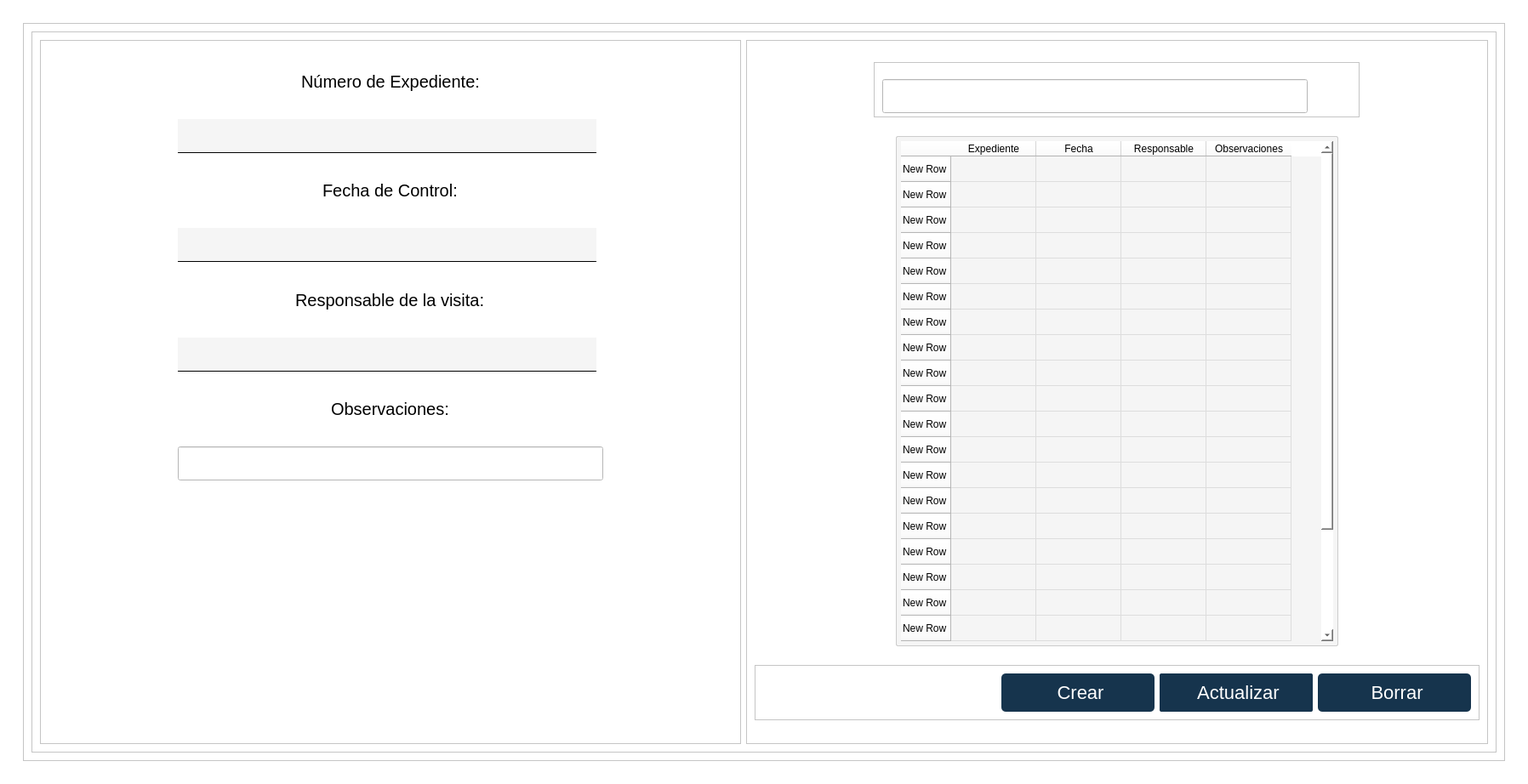
<?xml version="1.0" encoding="UTF-8"?>
<ui version="4.0">
 <class>MainWindow</class>
 <widget class="QMainWindow" name="MainWindow">
  <property name="geometry">
   <rect>
    <x>0</x>
    <y>0</y>
    <width>1796</width>
    <height>922</height>
   </rect>
  </property>
  <property name="windowTitle">
   <string>MainWindow</string>
  </property>
  <property name="styleSheet">
   <string notr="true">background-color: rgb(255, 255, 255);</string>
  </property>
  <widget class="QWidget" name="centralwidget">
   <property name="sizePolicy">
    <sizepolicy hsizetype="Fixed" vsizetype="Fixed">
     <horstretch>0</horstretch>
     <verstretch>0</verstretch>
    </sizepolicy>
   </property>
   <layout class="QGridLayout" name="gridLayout_2">
    <item row="0" column="0">
     <widget class="QWidget" name="gridWidget" native="true">
      <property name="styleSheet">
       <string notr="true"/>
      </property>
      <layout class="QGridLayout" name="gridLayout">
       <item row="0" column="0">
        <widget class="QWidget" name="widget" native="true">
         <property name="styleSheet">
          <string notr="true">
background-color: rgb(255, 255, 255);</string>
         </property>
         <layout class="QVBoxLayout" name="verticalLayout">
          <item>
           <widget class="QFrame" name="frame">
            <property name="frameShape">
             <enum>QFrame::StyledPanel</enum>
            </property>
            <property name="frameShadow">
             <enum>QFrame::Raised</enum>
            </property>
            <layout class="QVBoxLayout" name="verticalLayout_2">
             <item>
              <widget class="QFrame" name="frame_2">
               <property name="styleSheet">
                <string notr="true">background-color: rgb(255, 255, 255);</string>
               </property>
               <property name="frameShape">
                <enum>QFrame::StyledPanel</enum>
               </property>
               <property name="frameShadow">
                <enum>QFrame::Raised</enum>
               </property>
               <layout class="QHBoxLayout" name="horizontalLayout_3">
                <item>
                 <widget class="QFrame" name="frame_6">
                  <property name="styleSheet">
                   <string notr="true"/>
                  </property>
                  <property name="frameShape">
                   <enum>QFrame::StyledPanel</enum>
                  </property>
                  <property name="frameShadow">
                   <enum>QFrame::Raised</enum>
                  </property>
                  <layout class="QVBoxLayout" name="verticalLayout_3">
                   <item alignment="Qt::AlignHCenter">
                    <widget class="QLabel" name="label">
                     <property name="styleSheet">
                      <string notr="true">border:none;
font:20px;</string>
                     </property>
                     <property name="text">
                      <string>Número de Expediente:</string>
                     </property>
                    </widget>
                   </item>
                   <item alignment="Qt::AlignHCenter">
                    <widget class="QLineEdit" name="lineEdit_2">
                     <property name="sizePolicy">
                      <sizepolicy hsizetype="Fixed" vsizetype="Fixed">
                       <horstretch>0</horstretch>
                       <verstretch>0</verstretch>
                      </sizepolicy>
                     </property>
                     <property name="minimumSize">
                      <size>
                       <width>500</width>
                       <height>40</height>
                      </size>
                     </property>
                     <property name="styleSheet">
                      <string notr="true">QLineEdit {
    background-color: #f5f5f5; /* Fondo gris claro */
    border: none; /* Sin bordes generales */
    border-bottom: 1px solid #000000; /* Solo borde inferior */
    border-radius: 0px; /* Sin bordes redondeados */
    padding: 5px; /* Espaciado interno */
    font-size: 20px; /* Tamaño de fuente */
    margin-right: 8px; /* Margen derecho */
    text-align: center; /* Iniciar centrado */
}

/* Cambia el estilo cuando el cursor pasa por encima */
QLineEdit:hover {
    border-bottom: 2px solid #16344D; /* Resalta el borde inferior */
}

/* Cambia el estilo cuando está enfocado */
QLineEdit:focus {
    border-bottom: 2px solid #16344D;
    background-color: #e0e0e0; /* Fondo más claro */
    box-shadow: 0 0 5px rgba(0, 0, 0, 0.3); /* Efecto de sombra */
}
</string>
                     </property>
                    </widget>
                   </item>
                   <item alignment="Qt::AlignHCenter">
                    <widget class="QLabel" name="label_2">
                     <property name="styleSheet">
                      <string notr="true">border:none;
font:20px;</string>
                     </property>
                     <property name="text">
                      <string>Fecha de Control:</string>
                     </property>
                    </widget>
                   </item>
                   <item alignment="Qt::AlignHCenter">
                    <widget class="QLineEdit" name="lineEdit_3">
                     <property name="minimumSize">
                      <size>
                       <width>500</width>
                       <height>40</height>
                      </size>
                     </property>
                     <property name="styleSheet">
                      <string notr="true">QLineEdit {
    background-color: #f5f5f5; /* Fondo gris claro */
    border: none; /* Sin bordes generales */
    border-bottom: 1px solid #000000; /* Solo borde inferior */
    border-radius: 0px; /* Sin bordes redondeados */
    padding: 5px; /* Espaciado interno */
    font-size: 20px; /* Tamaño de fuente */
    margin-right: 8px; /* Margen derecho */
    text-align: center; /* Iniciar centrado */
}

/* Cambia el estilo cuando el cursor pasa por encima */
QLineEdit:hover {
    border-bottom: 2px solid #16344D; /* Resalta el borde inferior */
}

/* Cambia el estilo cuando está enfocado */
QLineEdit:focus {
    border-bottom: 2px solid #16344D;
    background-color: #e0e0e0; /* Fondo más claro */
    box-shadow: 0 0 5px rgba(0, 0, 0, 0.3); /* Efecto de sombra */
}
</string>
                     </property>
                     <property name="text">
                      <string/>
                     </property>
                    </widget>
                   </item>
                   <item alignment="Qt::AlignHCenter">
                    <widget class="QLabel" name="label_3">
                     <property name="styleSheet">
                      <string notr="true">border:none;
font:20px;</string>
                     </property>
                     <property name="text">
                      <string>Responsable de la visita:</string>
                     </property>
                    </widget>
                   </item>
                   <item alignment="Qt::AlignHCenter">
                    <widget class="QLineEdit" name="lineEdit_4">
                     <property name="sizePolicy">
                      <sizepolicy hsizetype="Fixed" vsizetype="Fixed">
                       <horstretch>0</horstretch>
                       <verstretch>0</verstretch>
                      </sizepolicy>
                     </property>
                     <property name="minimumSize">
                      <size>
                       <width>500</width>
                       <height>40</height>
                      </size>
                     </property>
                     <property name="styleSheet">
                      <string notr="true">QLineEdit {
    background-color: #f5f5f5; /* Fondo gris claro */
    border: none; /* Sin bordes generales */
    border-bottom: 1px solid #000000; /* Solo borde inferior */
    border-radius: 0px; /* Sin bordes redondeados */
    padding: 5px; /* Espaciado interno */
    font-size: 20px; /* Tamaño de fuente */
    margin-right: 8px; /* Margen derecho */
    text-align: center; /* Iniciar centrado */
}

/* Cambia el estilo cuando el cursor pasa por encima */
QLineEdit:hover {
    border-bottom: 2px solid #16344D; /* Resalta el borde inferior */
}

/* Cambia el estilo cuando está enfocado */
QLineEdit:focus {
    border-bottom: 2px solid #16344D;
    background-color: #e0e0e0; /* Fondo más claro */
    box-shadow: 0 0 5px rgba(0, 0, 0, 0.3); /* Efecto de sombra */
}
</string>
                     </property>
                    </widget>
                   </item>
                   <item alignment="Qt::AlignHCenter">
                    <widget class="QLabel" name="label_4">
                     <property name="styleSheet">
                      <string notr="true">border:none;
font:20px;</string>
                     </property>
                     <property name="text">
                      <string>Observaciones:</string>
                     </property>
                    </widget>
                   </item>
                   <item alignment="Qt::AlignHCenter">
                    <widget class="QLineEdit" name="lineEdit_5">
                     <property name="minimumSize">
                      <size>
                       <width>500</width>
                       <height>40</height>
                      </size>
                     </property>
                     <property name="styleSheet">
                      <string notr="true">QLineEdit {

    background-color: #f5f5f5; /* Gris más claro cuando se escribe */
    border: none; /* Sin bordes generales */
    border-bottom: 1px solid #000000; /* Solo borde inferior inicial */
    border-radius: 0px; /* Sin bordes redondeados */
    padding: 5px; /* Espaciado interno */
    font: 20px;
QLineEdit {

    background-color: #f5f5f5; /* Gris más claro cuando se escribe */
    border: none; /* Sin bordes generales */
    border-bottom: 1px solid #000000; /* Solo borde inferior inicial */
    border-radius: 0px; /* Sin bordes redondeados */
    padding: 5px; /* Espaciado interno */
    font: 10px;

	margin-right: 8px; /* Margen a la derecha de 10px */
}

/* Al pasar el mouse, se agregan los bordes izquierdo y derecho */
QLineEdit:hover {
    border-bottom: 2px solid #16344D; /* Mantiene el borde inferior */
}

/* Al hacer clic (foco), se mantiene igual que el hover */
QLineEdit:focus {
    border-bottom: 2px solid #16344D;
    background-color: #e0e0e0; /* Gris más claro cuando se escribe */
    box-shadow: 0 0 5px rgba(0, 0, 0, 0.3); /* Sombra opcional al activar */
}

}

/* Al pasar el mouse, se agregan los bordes izquierdo y derecho */
QLineEdit:hover {
    border-bottom: 2px solid #16344D; /* Mantiene el borde inferior */
}

/* Al hacer clic (foco), se mantiene igual que el hover */
QLineEdit:focus {
    border-bottom: 2px solid #16344D;
    background-color: #e0e0e0; /* Gris más claro cuando se escribe */
    box-shadow: 0 0 5px rgba(0, 0, 0, 0.3); /* Sombra opcional al activar */
}
</string>
                     </property>
                    </widget>
                   </item>
                   <item>
                    <spacer name="verticalSpacer">
                     <property name="orientation">
                      <enum>Qt::Vertical</enum>
                     </property>
                     <property name="sizeType">
                      <enum>QSizePolicy::Fixed</enum>
                     </property>
                     <property name="sizeHint" stdset="0">
                      <size>
                       <width>20</width>
                       <height>300</height>
                      </size>
                     </property>
                    </spacer>
                   </item>
                  </layout>
                 </widget>
                </item>
                <item>
                 <widget class="QFrame" name="frame_5">
                  <property name="minimumSize">
                   <size>
                    <width>500</width>
                    <height>0</height>
                   </size>
                  </property>
                  <property name="styleSheet">
                   <string notr="true"/>
                  </property>
                  <property name="frameShape">
                   <enum>QFrame::StyledPanel</enum>
                  </property>
                  <property name="frameShadow">
                   <enum>QFrame::Raised</enum>
                  </property>
                  <layout class="QGridLayout" name="gridLayout_3">
                   <item row="0" column="0" alignment="Qt::AlignHCenter">
                    <widget class="QFrame" name="frame_3">
                     <property name="sizePolicy">
                      <sizepolicy hsizetype="Preferred" vsizetype="Fixed">
                       <horstretch>0</horstretch>
                       <verstretch>0</verstretch>
                      </sizepolicy>
                     </property>
                     <property name="minimumSize">
                      <size>
                       <width>250</width>
                       <height>50</height>
                      </size>
                     </property>
                     <property name="styleSheet">
                      <string notr="true">background-color: rgb(255, 255, 255);</string>
                     </property>
                     <property name="frameShape">
                      <enum>QFrame::StyledPanel</enum>
                     </property>
                     <property name="frameShadow">
                      <enum>QFrame::Raised</enum>
                     </property>
                     <layout class="QHBoxLayout" name="horizontalLayout_2">
                      <item>
                       <widget class="QLineEdit" name="lineEdit">
                        <property name="sizePolicy">
                         <sizepolicy hsizetype="Fixed" vsizetype="Fixed">
                          <horstretch>0</horstretch>
                          <verstretch>0</verstretch>
                         </sizepolicy>
                        </property>
                        <property name="minimumSize">
                         <size>
                          <width>500</width>
                          <height>40</height>
                         </size>
                        </property>
                        <property name="maximumSize">
                         <size>
                          <width>300</width>
                          <height>25</height>
                         </size>
                        </property>
                        <property name="styleSheet">
                         <string notr="true">QLineEdit {

    background-color: #f5f5f5; /* Gris más claro cuando se escribe */
    border: none; /* Sin bordes generales */
    border-bottom: 1px solid #000000; /* Solo borde inferior inicial */
    border-radius: 4px; /* Sin bordes redondeados */
    padding: 5px; /* Espaciado interno */
    font: 18px;
QLineEdit {

    background-color: #f5f5f5; /* Gris más claro cuando se escribe */
    border: none; /* Sin bordes generales */
    border-bottom: 1px solid #000000; /* Solo borde inferior inicial */
    border-radius: 0px; /* Sin bordes redondeados */
    padding: 5px; /* Espaciado interno */
    font: 10px;

	margin-right: 8px; /* Margen a la derecha de 10px */
}

/* Al pasar el mouse, se agregan los bordes izquierdo y derecho */
QLineEdit:hover {
    border-bottom: 2px solid #16344D; /* Mantiene el borde inferior */
}

/* Al hacer clic (foco), se mantiene igual que el hover */
QLineEdit:focus {
    border-bottom: 2px solid #16344D;
    background-color: #e0e0e0; /* Gris más claro cuando se escribe */
    box-shadow: 0 0 5px rgba(0, 0, 0, 0.3); /* Sombra opcional al activar */
}

}

/* Al pasar el mouse, se agregan los bordes izquierdo y derecho */
QLineEdit:hover {
    border-bottom: 2px solid #16344D; /* Mantiene el borde inferior */
}

/* Al hacer clic (foco), se mantiene igual que el hover */
QLineEdit:focus {
    border-bottom: 2px solid #16344D;
    background-color: #e0e0e0; /* Gris más claro cuando se escribe */
    box-shadow: 0 0 5px rgba(0, 0, 0, 0.3); /* Sombra opcional al activar */
}
</string>
                        </property>
                       </widget>
                      </item>
                      <item>
                       <widget class="QToolButton" name="toolButton_2">
                        <property name="minimumSize">
                         <size>
                          <width>45</width>
                          <height>45</height>
                         </size>
                        </property>
                        <property name="maximumSize">
                         <size>
                          <width>30</width>
                          <height>30</height>
                         </size>
                        </property>
                        <property name="styleSheet">
                         <string notr="true">border:none;</string>
                        </property>
                        <property name="text">
                         <string/>
                        </property>
                        <property name="icon">
                         <iconset>
                          <normaloff>../../assets/iconos/people.png</normaloff>../../assets/iconos/people.png</iconset>
                        </property>
                        <property name="iconSize">
                         <size>
                          <width>32</width>
                          <height>32</height>
                         </size>
                        </property>
                        <property name="toolButtonStyle">
                         <enum>Qt::ToolButtonTextBesideIcon</enum>
                        </property>
                       </widget>
                      </item>
                     </layout>
                    </widget>
                   </item>
                   <item row="2" column="0">
                    <widget class="QFrame" name="frame_4">
                     <property name="sizePolicy">
                      <sizepolicy hsizetype="Preferred" vsizetype="Fixed">
                       <horstretch>0</horstretch>
                       <verstretch>0</verstretch>
                      </sizepolicy>
                     </property>
                     <property name="minimumSize">
                      <size>
                       <width>0</width>
                       <height>50</height>
                      </size>
                     </property>
                     <property name="frameShape">
                      <enum>QFrame::StyledPanel</enum>
                     </property>
                     <property name="frameShadow">
                      <enum>QFrame::Raised</enum>
                     </property>
                     <layout class="QHBoxLayout" name="horizontalLayout">
                      <item>
                       <spacer name="horizontalSpacer">
                        <property name="orientation">
                         <enum>Qt::Horizontal</enum>
                        </property>
                        <property name="sizeType">
                         <enum>QSizePolicy::Fixed</enum>
                        </property>
                        <property name="sizeHint" stdset="0">
                         <size>
                          <width>280</width>
                          <height>20</height>
                         </size>
                        </property>
                       </spacer>
                      </item>
                      <item alignment="Qt::AlignRight">
                       <widget class="QPushButton" name="pushButton_3">
                        <property name="sizePolicy">
                         <sizepolicy hsizetype="Fixed" vsizetype="Fixed">
                          <horstretch>0</horstretch>
                          <verstretch>0</verstretch>
                         </sizepolicy>
                        </property>
                        <property name="minimumSize">
                         <size>
                          <width>180</width>
                          <height>45</height>
                         </size>
                        </property>
                        <property name="cursor">
                         <cursorShape>PointingHandCursor</cursorShape>
                        </property>
                        <property name="styleSheet">
                         <string notr="true">QPushButton {
    background-color: #16344D; /* Color de fondo */
    border-radius: 5px; /* Bordes redondeados */
    color: white; /* Color del texto */
    padding: 5px 10px; /* Espaciado interno */
    border: none; /* Elimina el borde predeterminado */
    font-size: 22px; /* Tamaño de fuente */
    text-align: center; /* Alinea el texto a la izquierda */
}

QPushButton:hover {
    background-color: #4C6D8C; /* Color de fondo al pasar el mouse */
    box-shadow: 0 0 10px rgba(0, 0, 0, 0.5); /* Sombra al pasar el mouse */
    transform: scale(1.02); /* Ligero aumento al pasar el mouse */
    transition: all 0.3s ease-in-out; /* Transición suave */
}

QPushButton::icon {
    padding-right: 5px; /* Espaciado entre el icono y el texto */
}
</string>
                        </property>
                        <property name="text">
                         <string> Crear</string>
                        </property>
                        <property name="icon">
                         <iconset>
                          <normaloff>../../assets/iconos/anadir.png</normaloff>../../assets/iconos/anadir.png</iconset>
                        </property>
                        <property name="iconSize">
                         <size>
                          <width>24</width>
                          <height>24</height>
                         </size>
                        </property>
                       </widget>
                      </item>
                      <item alignment="Qt::AlignRight">
                       <widget class="QPushButton" name="pushButton_2">
                        <property name="sizePolicy">
                         <sizepolicy hsizetype="Fixed" vsizetype="Fixed">
                          <horstretch>0</horstretch>
                          <verstretch>0</verstretch>
                         </sizepolicy>
                        </property>
                        <property name="minimumSize">
                         <size>
                          <width>180</width>
                          <height>45</height>
                         </size>
                        </property>
                        <property name="cursor">
                         <cursorShape>PointingHandCursor</cursorShape>
                        </property>
                        <property name="styleSheet">
                         <string notr="true">QPushButton {
    background-color: #16344D; /* Color de fondo */
    border-radius: 2px; /* Bordes redondeados */
    color: white; /* Color del texto */
    padding: 5px 10px; /* Espaciado interno */
    border: none; /* Elimina el borde predeterminado */
    font-size: 22px; /* Tamaño de fuente */
    text-align: Center; /* Alinea el texto a la izquierda */
}

QPushButton:hover {
    background-color: #525C5E; /* Color de fondo al pasar el mouse */
    box-shadow: 0 0 10px rgba(0, 0, 0, 0.5); /* Sombra al pasar el mouse */
    transform: scale(1.02); /* Ligero aumento al pasar el mouse */
    transition: all 0.3s ease-in-out; /* Transición suave */
}

QPushButton::icon {
    padding-right: 5px; /* Espaciado entre el icono y el texto */
}
</string>
                        </property>
                        <property name="text">
                         <string> Actualizar</string>
                        </property>
                        <property name="icon">
                         <iconset>
                          <normaloff>../../assets/iconos/actualizar-flecha.png</normaloff>../../assets/iconos/actualizar-flecha.png</iconset>
                        </property>
                        <property name="iconSize">
                         <size>
                          <width>24</width>
                          <height>24</height>
                         </size>
                        </property>
                       </widget>
                      </item>
                      <item alignment="Qt::AlignRight">
                       <widget class="QPushButton" name="pushButton">
                        <property name="sizePolicy">
                         <sizepolicy hsizetype="Fixed" vsizetype="Fixed">
                          <horstretch>0</horstretch>
                          <verstretch>0</verstretch>
                         </sizepolicy>
                        </property>
                        <property name="minimumSize">
                         <size>
                          <width>180</width>
                          <height>45</height>
                         </size>
                        </property>
                        <property name="cursor">
                         <cursorShape>PointingHandCursor</cursorShape>
                        </property>
                        <property name="styleSheet">
                         <string notr="true">QPushButton {
    background-color: #16344D; /* Color de fondo */
    border-radius: 5px; /* Bordes redondeados */
    color: white; /* Color del texto */
    padding: 5px 10px; /* Espaciado interno */
    border: none; /* Elimina el borde predeterminado */
    font-size: 22px; /* Tamaño de fuente */
    text-align: center; /* Alinea el texto a la izquierda */
}

QPushButton:hover {
    background-color: #C2185B ; /* Color de fondo al pasar el mouse */
    box-shadow: 0 0 10px rgba(0, 0, 0, 0.5); /* Sombra al pasar el mouse */
    transform: scale(1.02); /* Ligero aumento al pasar el mouse */
    transition: all 0.3s ease-in-out; /* Transición suave */
}

QPushButton::icon {
    padding-right: 5px; /* Espaciado entre el icono y el texto */
}
</string>
                        </property>
                        <property name="text">
                         <string> Borrar</string>
                        </property>
                        <property name="icon">
                         <iconset>
                          <normaloff>../../assets/iconos/borrar.png</normaloff>../../assets/iconos/borrar.png</iconset>
                        </property>
                        <property name="iconSize">
                         <size>
                          <width>28</width>
                          <height>28</height>
                         </size>
                        </property>
                       </widget>
                      </item>
                     </layout>
                    </widget>
                   </item>
                   <item row="1" column="0" alignment="Qt::AlignHCenter">
                    <widget class="QTableWidget" name="tableWidget">
                     <property name="sizePolicy">
                      <sizepolicy hsizetype="Fixed" vsizetype="Fixed">
                       <horstretch>0</horstretch>
                       <verstretch>0</verstretch>
                      </sizepolicy>
                     </property>
                     <property name="minimumSize">
                      <size>
                       <width>520</width>
                       <height>600</height>
                      </size>
                     </property>
                     <property name="styleSheet">
                      <string notr="true">QTableWidget {
    background-color: #f5f5f5; /* Fondo gris claro */
    border: 1px solid #CCCCCC; /* Borde suave */
    border-radius: 2px; /* Bordes redondeados */
    font-size: 18px; /* Tamaño de fuente */
    padding: 5px; /* Espaciado interno */
    gridline-color: #DDDDDD; /* Color de las líneas de la cuadrícula */
}

QTableWidget::item {
    padding: 5px; /* Espaciado de las celdas */
    border-radius: 2px; /* Bordes redondeados en las celdas */
}

QTableWidget::item:hover {
    background-color: #f0f0f0; /* Fondo claro al pasar el mouse */
    color: #16344D; /* Texto azul al pasar el mouse */
}

/* Barra de desplazamiento vertical y horizontal */
QScrollBar:vertical, QScrollBar:horizontal {
	
    border-radius: 15px; /* Bordes redondeados */
    background-color: #f5f5f5; /* Fondo gris claro */
    width: 7px; /* Ancho de la barra vertical */
    height: 7px; /* Alto de la barra horizontal */
}

/* Manejador de la barra de desplazamiento (el &quot;handle&quot;) */
QScrollBar::handle:vertical, QScrollBar::handle:horizontal {
    background-color: #16344D; /* Barra de desplazamiento en azul */
    border-radius: 15px; /* Bordes redondeados */
    min-height: 10px; /* Tamaño mínimo de la barra de desplazamiento vertical */
    min-width: 10px; /* Tamaño mínimo de la barra de desplazamiento horizontal */
}

/* Efecto cuando el mouse pasa por encima del manejador */
QScrollBar::handle:vertical:hover, QScrollBar::handle:horizontal:hover {
    background-color: #1A4567; /* Fondo más oscuro al pasar el mouse */
}

/* Líneas de los botones de desplazamiento (arriba/abajo o izquierda/derecha) */
QScrollBar::add-line:vertical, QScrollBar::sub-line:vertical,
QScrollBar::add-line:horizontal, QScrollBar::sub-line:horizontal {
    background: none; /* Quitar los botones de desplazamiento */
}

/* Flechas de los botones de desplazamiento */
QScrollBar::up-arrow:vertical, QScrollBar::down-arrow:vertical,
QScrollBar::left-arrow:horizontal, QScrollBar::right-arrow:horizontal {
    background: none; /* Quitar las flechas */
}
</string>
                     </property>
                     <row>
                      <property name="text">
                       <string>New Row</string>
                      </property>
                     </row>
                     <row>
                      <property name="text">
                       <string>New Row</string>
                      </property>
                     </row>
                     <row>
                      <property name="text">
                       <string>New Row</string>
                      </property>
                     </row>
                     <row>
                      <property name="text">
                       <string>New Row</string>
                      </property>
                     </row>
                     <row>
                      <property name="text">
                       <string>New Row</string>
                      </property>
                     </row>
                     <row>
                      <property name="text">
                       <string>New Row</string>
                      </property>
                     </row>
                     <row>
                      <property name="text">
                       <string>New Row</string>
                      </property>
                     </row>
                     <row>
                      <property name="text">
                       <string>New Row</string>
                      </property>
                     </row>
                     <row>
                      <property name="text">
                       <string>New Row</string>
                      </property>
                     </row>
                     <row>
                      <property name="text">
                       <string>New Row</string>
                      </property>
                     </row>
                     <row>
                      <property name="text">
                       <string>New Row</string>
                      </property>
                     </row>
                     <row>
                      <property name="text">
                       <string>New Row</string>
                      </property>
                     </row>
                     <row>
                      <property name="text">
                       <string>New Row</string>
                      </property>
                     </row>
                     <row>
                      <property name="text">
                       <string>New Row</string>
                      </property>
                     </row>
                     <row>
                      <property name="text">
                       <string>New Row</string>
                      </property>
                     </row>
                     <row>
                      <property name="text">
                       <string>New Row</string>
                      </property>
                     </row>
                     <row>
                      <property name="text">
                       <string>New Row</string>
                      </property>
                     </row>
                     <row>
                      <property name="text">
                       <string>New Row</string>
                      </property>
                     </row>
                     <row>
                      <property name="text">
                       <string>New Row</string>
                      </property>
                     </row>
                     <row>
                      <property name="text">
                       <string>New Row</string>
                      </property>
                     </row>
                     <row>
                      <property name="text">
                       <string>New Row</string>
                      </property>
                     </row>
                     <row>
                      <property name="text">
                       <string>New Row</string>
                      </property>
                     </row>
                     <row>
                      <property name="text">
                       <string>New Row</string>
                      </property>
                     </row>
                     <row>
                      <property name="text">
                       <string>New Row</string>
                      </property>
                     </row>
                     <column>
                      <property name="text">
                       <string>Expediente</string>
                      </property>
                     </column>
                     <column>
                      <property name="text">
                       <string>Fecha</string>
                      </property>
                     </column>
                     <column>
                      <property name="text">
                       <string>Responsable</string>
                      </property>
                     </column>
                     <column>
                      <property name="text">
                       <string>Observaciones</string>
                      </property>
                     </column>
                    </widget>
                   </item>
                  </layout>
                 </widget>
                </item>
               </layout>
              </widget>
             </item>
            </layout>
           </widget>
          </item>
         </layout>
        </widget>
       </item>
      </layout>
     </widget>
    </item>
   </layout>
  </widget>
 </widget>
 <resources/>
 <connections/>
</ui>
